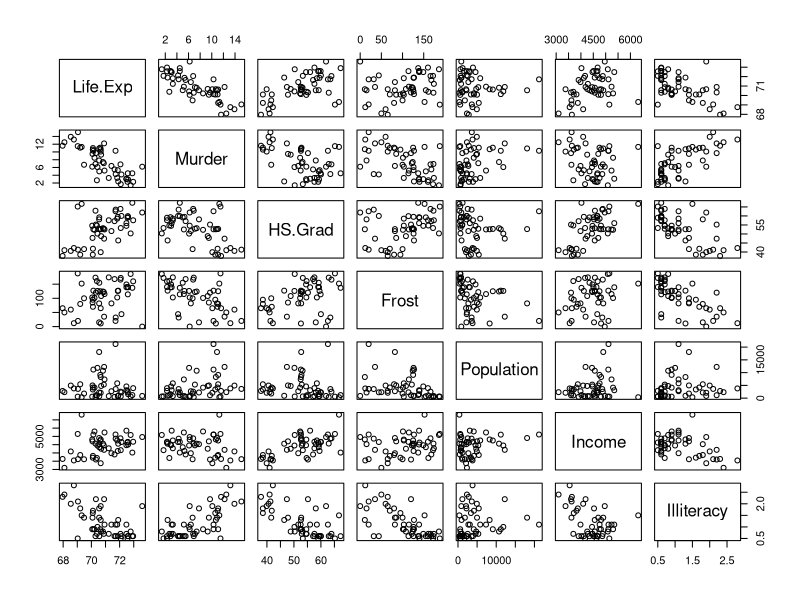
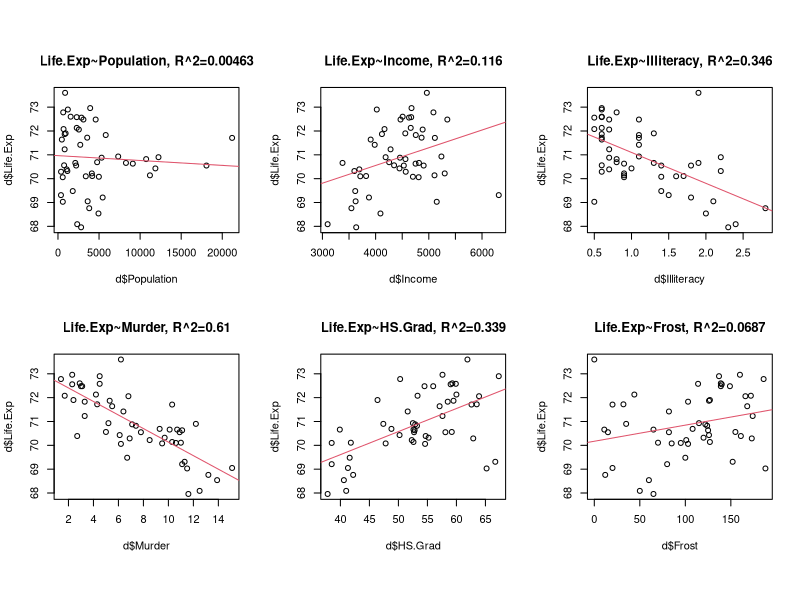
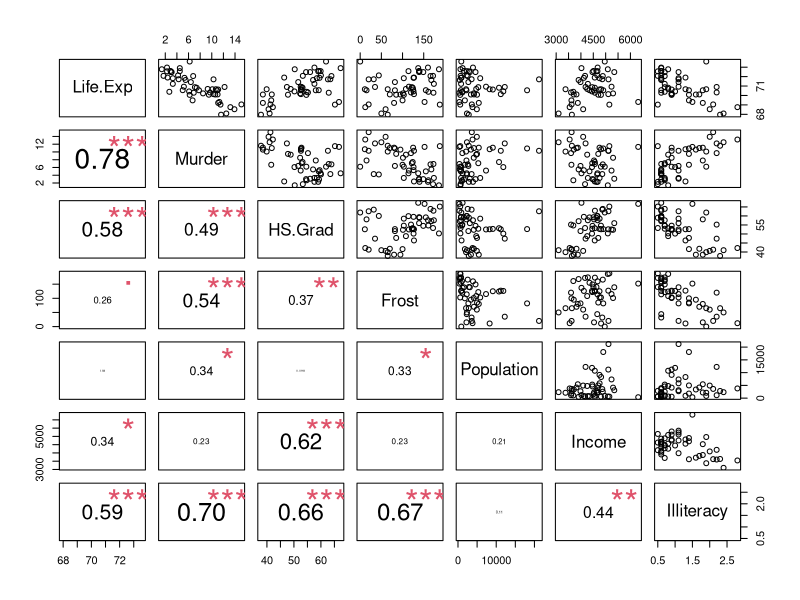
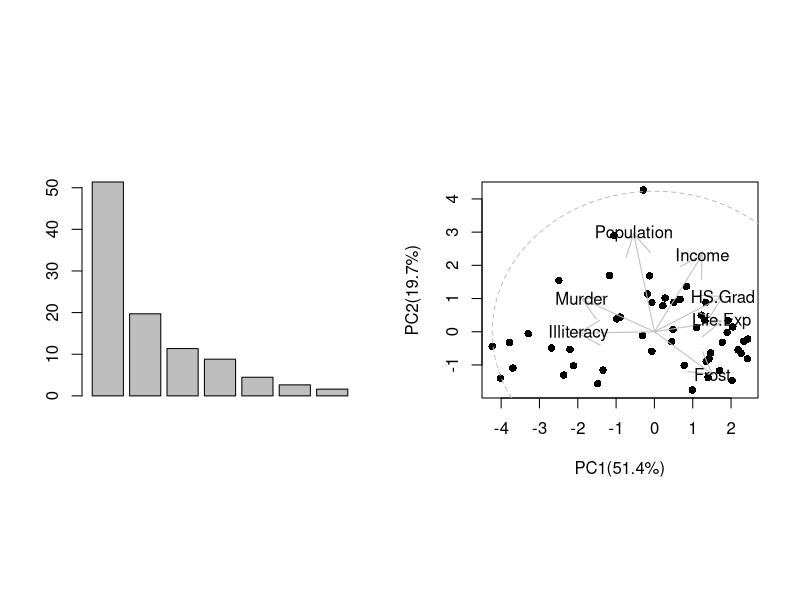
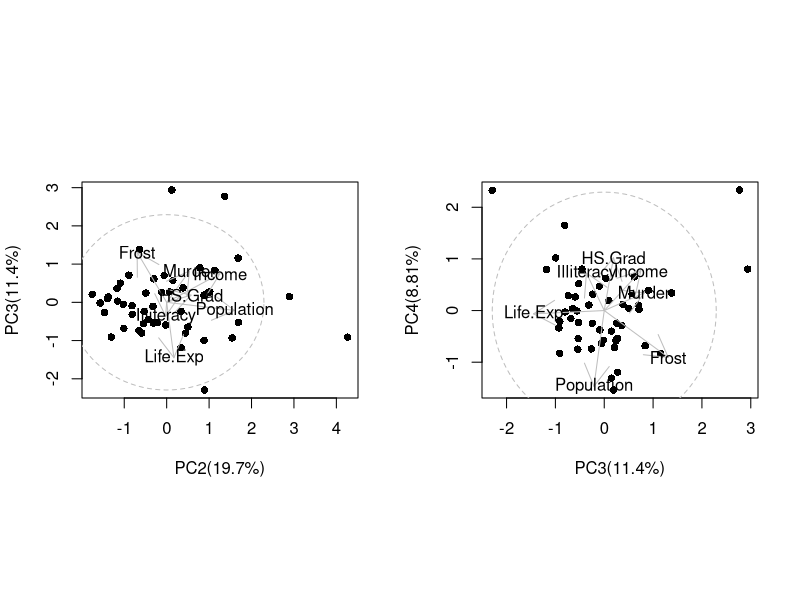
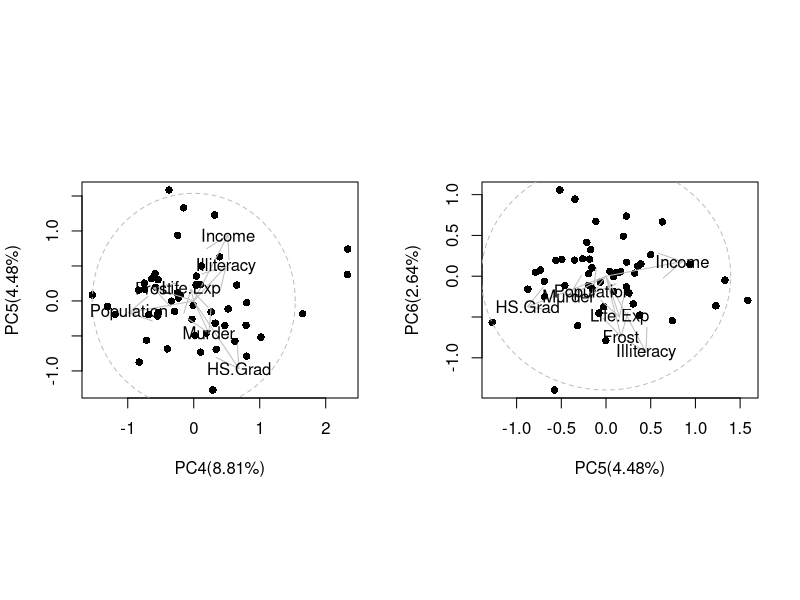

Source code (R) for these figures, in order:
## ---- chunk 1
data(state)
d = state_us =  data.frame(state.x77, row.names=state.abb)[,c(4:7, 1:3)]
head(d)
dim(d)
## ---- chunk 2
layout(1, respect=TRUE)
pairs(d)
## ---- chunk 3
m = lm(Life.Exp ~ Murder + HS.Grad + Frost, d)
m$coef
## ---- chunk 4
# Illustrer graphiquement le concept de vraisemblance #
                                                     ## Cf. Chap.1
d = state_us
m = lm(Life.Exp ~ Murder + HS.Grad + Frost, d)
logLik(m)
## ---- chunk 5
m_Population = lm(Life.Exp ~ Population, d)
m_Income     = lm(Life.Exp ~ Income    , d)
m_Illiteracy = lm(Life.Exp ~ Illiteracy, d)
m_Murder     = lm(Life.Exp ~ Murder    , d)
m_HS.Grad    = lm(Life.Exp ~ HS.Grad   , d)
m_Frost      = lm(Life.Exp ~ Frost     , d)
layout(matrix(1:6, 2, byrow=TRUE), respect=TRUE)
plot(d$Population , d$Life.Exp, main=paste0("Life.Exp~Population", ", R^2=", signif(summary(m_Population)$r.squared, 3))); abline(m_Population, col=2)
plot(d$Income     , d$Life.Exp, main=paste0("Life.Exp~Income"    , ", R^2=", signif(summary(m_Income    )$r.squared, 3))); abline(m_Income    , col=2)
plot(d$Illiteracy , d$Life.Exp, main=paste0("Life.Exp~Illiteracy", ", R^2=", signif(summary(m_Illiteracy)$r.squared, 3))); abline(m_Illiteracy, col=2)
plot(d$Murder     , d$Life.Exp, main=paste0("Life.Exp~Murder"    , ", R^2=", signif(summary(m_Murder    )$r.squared, 3))); abline(m_Murder    , col=2)
plot(d$HS.Grad    , d$Life.Exp, main=paste0("Life.Exp~HS.Grad"   , ", R^2=", signif(summary(m_HS.Grad   )$r.squared, 3))); abline(m_HS.Grad   , col=2)
plot(d$Frost      , d$Life.Exp, main=paste0("Life.Exp~Frost"     , ", R^2=", signif(summary(m_Frost     )$r.squared, 3))); abline(m_Frost     , col=2)
## ---- chunk 6
summary(lm(Life.Exp ~ Murder                  , d))$r.squared
summary(lm(Life.Exp ~ Murder + HS.Grad        , d))$r.squared
summary(lm(Life.Exp ~ Murder + HS.Grad + Frost, d))$r.squared
## ---- chunk 7
et_pairs = function (...) 
{
    panel.cor = function(x, y, digits = 2, prefix = "", cex.cor, ...) {
        usr = par("usr")
        on.exit(par(usr))
        par(usr = c(0, 1, 0, 1))
        r = abs(cor(x, y))
        txt = format(c(r, 0.123456789), digits = digits)[1]
        txt = paste(prefix, txt, sep = "")
        if (missing(cex.cor)) 
            cex = 0.8/strwidth(txt)
        test = cor.test(x, y)
        Signif = symnum(test$p.value, corr = FALSE, na = FALSE, 
            cutpoints = c(0, 0.001, 0.01, 0.05, 0.1, 1), symbols = c("***", 
                "**", "*", ".", " "))
        text(0.5, 0.5, txt, cex = cex * r)
        text(0.8, 0.8, Signif, cex = cex, col = 2)
    }
    pairs(..., lower.panel = panel.cor)
}

layout(1, respect=TRUE)
et_pairs(d)
## ---- chunk 8
pca = prcomp(d, scale=TRUE)
v = pca$sdev * pca$sdev
p = v / sum(v) * 100

# layout(matrix(1:6,2), respect=TRUE)
layout(matrix(1:2,1), respect=TRUE)
barplot(p)

for (i in 1:5) {
  j = i+1
  plot(pca$x[,i], pca$x[,j], xlab=paste0("PC", i, "(", signif(p[i], 3), "%)"), ylab=paste0("PC", j, "(", signif(p[j], 3), "%)"), pch=16)  
  scale_factor = min(abs(c(min(c(pca$x[,i], pca$x[,j])), max(c(pca$x[,i], pca$x[,j])))))  
  # scale_factor = min(abs(c(max(min(pca$x[,i]), min(pca$x[,j])), min(max(pca$x[,i]), max(pca$x[,j])))))
  plotrix::draw.ellipse(0,0,scale_factor,scale_factor, lty=2, border="grey")
  arrows(0,0,pca$rotation[,i]*scale_factor, pca$rotation[,j]*scale_factor, col="grey")
  text(pca$rotation[,i]*scale_factor, pca$rotation[,j]*scale_factor, rownames(pca$rotation))
}

## ---- chunk 9
d = state_us
m = lm(Life.Exp ~ Murder + HS.Grad + Frost, d)
summary(m)
## ---- chunk 10
d = state_us
m = lm(Life.Exp ~ Murder + HS.Grad + Frost, d)
summary(m)
anova(m)
